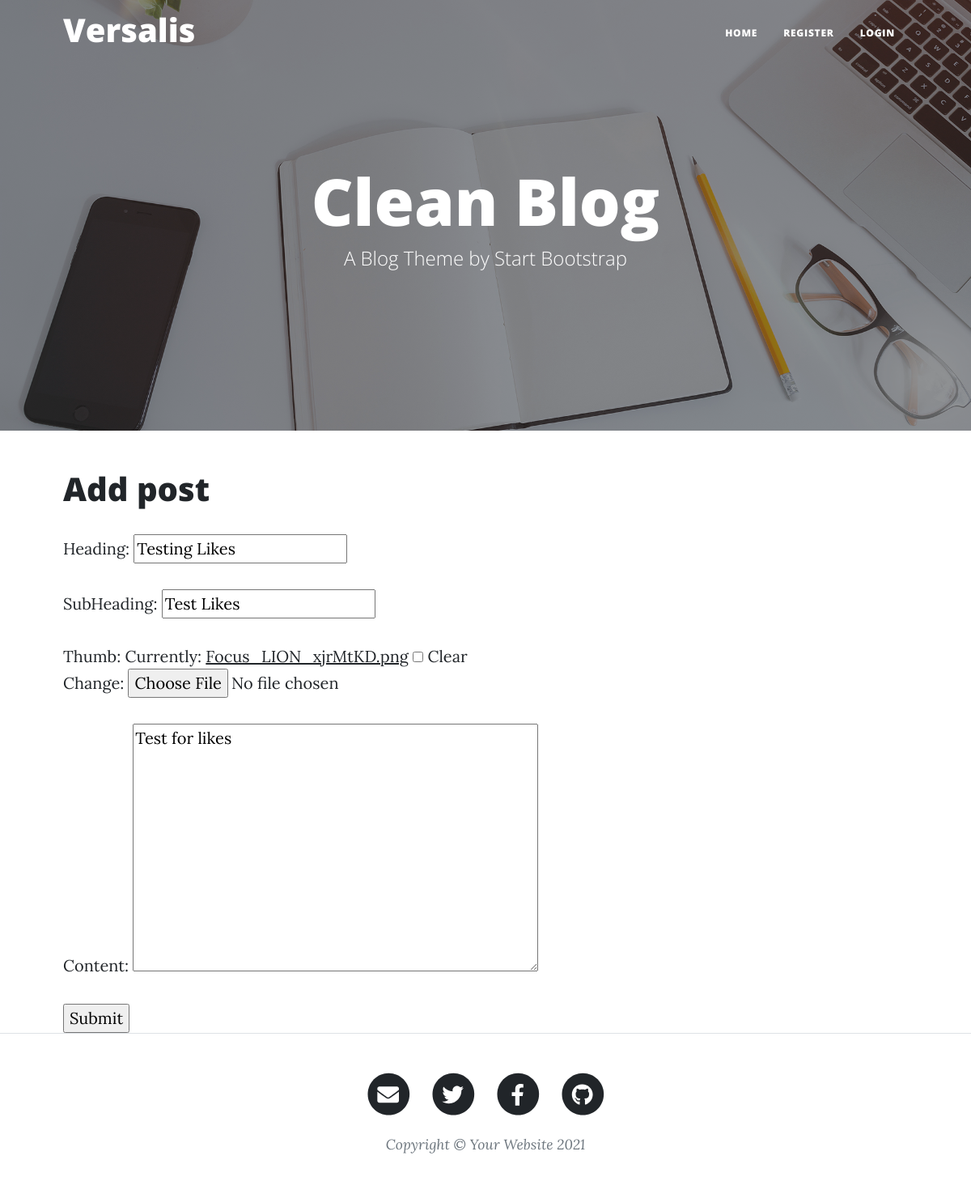
The app's page /articles/update/37/ with its own data.
### Blog/models.py (models this page shows, shortened)
class Post(models.Model):
    author = models.ForeignKey(User, default=None,on_delete=models.CASCADE, related_name = 'writer')
    Heading=models.CharField(max_length=200)
    SubHeading = models.CharField(max_length=200, null=True, blank=True)
    Thumb = models.ImageField(default='car 1.jpg', blank=True,null=True,upload_to=upload_path)
    Content = RichTextField(blank=True, null=True)
    date_created=models.DateTimeField(auto_now_add=True)
    likes = models.ManyToManyField(User, related_name='blog_post',blank=True)

### articles/views.py (the view)
# urls.py: path('update/<str:pk>/', views.updatePage, name='update'),
def updatePage(request, pk):
    post = Post.objects.get(id=pk)
    article_form = postForm(instance=post)
    if request.method == 'POST':
        article_form = postForm(data=request.POST, instance=post)
        if article_form.is_valid():
            article_form.save()
            return redirect('home')
    context={'post':article_form}
    return render(request, 'update.html',context)

### Blog/forms.py
class postForm(ModelForm):
    class Meta:
        model = Post
        exclude = ['likes', 'author']

### articles/templates/update.html (shortened to what this page needs)
{% extends 'base.html'%}
{% load static %}
{%block content %}
<header class="masthead" style="background-image: url('/static/assets/img/home-bg.jpg')">
    <div class="container position-relative px-4 px-lg-5">
        <div class="row gx-4 gx-lg-5 justify-content-center">
            <div class="col-md-10 col-lg-8 col-xl-7">
                <div class="site-heading">
                    <h1>Clean Blog</h1>
                    <span class="subheading">A Blog Theme by Start Bootstrap</span>
                </div>
            </div>
        </div>
    </div>
</header>
<div class="container px-4 px-lg-5">
    <h1>Add post</h1>
    <form action="" method="POST" enctype="multipart/form-data">
        {{post.as_p}}
        <input type="submit">
    </form>
</div>
{%endblock%}

### records on screen
Post: Heading "Testing Likes", SubHeading "Test Likes", Content "Test for likes"
